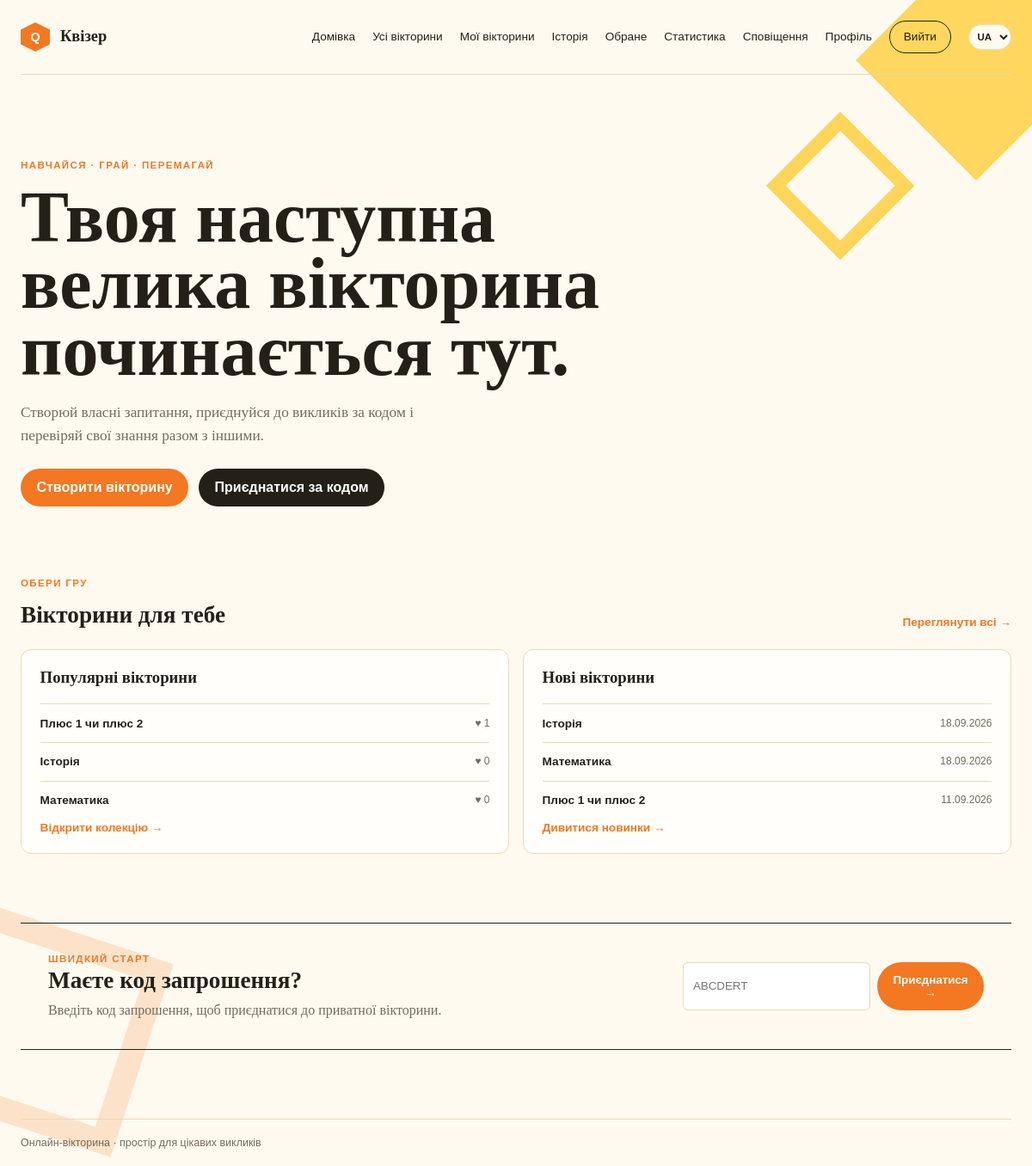
Screenshot of / (signed in) with the database file from the repository.
### quizzes/models.py (models this page shows, shortened)
class Quiz(models.Model):
    title = models.CharField(max_length=200)
    description = models.TextField(blank=True)
    category = models.ForeignKey(Category, null=True, blank=True, on_delete=models.SET_NULL, related_name='quizzes', verbose_name=_('Category'))
    shuffle_answers = models.BooleanField(_('Shuffle answers'), default=True)
    shuffle_questions = models.BooleanField(_('Shuffle questions'), default=False)
    announced = models.BooleanField(default=False, editable=False)
    owner = models.ForeignKey(
        settings.AUTH_USER_MODEL,
        on_delete=models.CASCADE,
        related_name='owned_quizzes',
    )
    invite_code = models.CharField(max_length=8, unique=True, editable=False)
    is_published = models.BooleanField(default=False)
    is_private = models.BooleanField(default=False)
    created_at = models.DateTimeField(auto_now_add=True)
    updated_at = models.DateTimeField(auto_now=True)
    class Meta:
        ordering = ('-created_at',)
        verbose_name = _('Quiz')
        verbose_name_plural = _('Quizzes')

### main/views.py (the view)
# urls.py: path('', home_view, name='home'),
def home_view(request):
    popular_quizzes = Quiz.objects.filter(is_published=True, is_private=False).order_by('-likes__created_at', '-created_at').distinct()[:3]
    new_quizzes = Quiz.objects.filter(is_published=True, is_private=False).order_by('-created_at')[:3]
    return render(request, 'main/home.html', {'popular_quizzes': popular_quizzes, 'new_quizzes': new_quizzes})

### quizzes/context_processors.py (called while the page is built)
def notification_count(request):
    if not request.user.is_authenticated:
        return {}
    return {'unread_notifications': request.user.notifications.filter(
        is_read=False, quiz__is_published=True, quiz__is_private=False).count()}

### main/templates/main/home.html (shortened to what this page needs)
{% extends 'login/base.html' %}
{% load i18n %}
{% block content %}
<section class="hero">
    <p class="eyebrow">{% trans 'Learn · play · win' %}</p>
    <h1>{% trans 'Your next great quiz starts here.' %}</h1>
    <p class="hero-copy">{% trans 'Create your own questions, join challenges with a code and test your knowledge with others.' %}</p>
    <div class="links">
        {% if user.is_authenticated %}
            <a class="button" href="{% url 'quiz_create' %}">{% trans 'Create a quiz' %}</a>
            <a class="button secondary" href="#join-quiz">{% trans 'Join with a code' %}</a>
        {% else %}
            <a class="button" href="{% url 'register' %}">{% trans 'Create an account' %}</a>
            <a class="button secondary" href="{% url 'login' %}">{% trans 'Log in' %}</a>
        {% endif %}
    </div>
</section>
<section class="quiz-sections" aria-label="{% trans 'Quizzes' %}">
    <div class="section-heading">
        <div>
            <p class="eyebrow">{% trans 'Choose your game' %}</p>
            <h2>{% trans 'Quizzes for you' %}</h2>
        </div>
        <a class="text-link" href="{% url 'quiz_list' %}">{% trans 'View all →' %}</a>
    </div>
    <div class="home-quiz-columns">
        <div class="home-quiz-column">
            <h3>{% trans 'Popular quizzes' %}</h3>
            {% for quiz in popular_quizzes %}
                <a class="home-quiz-card" href="{% url 'quiz_detail' quiz.pk %}"><strong>{{ quiz.title }}</strong><span>♥ {{ quiz.likes.count }}</span></a>
            {% empty %}<p>{% trans 'No popular quizzes yet.' %}</p>{% endfor %}
            <a class="text-link" href="{% url 'quiz_list' %}">{% trans 'Open collection →' %}</a>
        </div>
        <div class="home-quiz-column">
            <h3>{% trans 'New quizzes' %}</h3>
            {% for quiz in new_quizzes %}
                <a class="home-quiz-card" href="{% url 'quiz_detail' quiz.pk %}"><strong>{{ quiz.title }}</strong><span>{{ quiz.created_at|date:'d.m.Y' }}</span></a>
            {% empty %}<p>{% trans 'No new quizzes yet.' %}</p>{% endfor %}
            <a class="text-link" href="{% url 'quiz_list' %}">{% trans "See what's new →" %}</a>
        </div>
    </div>
</section>
<section class="action-strip" id="join-quiz">
    <div>
        <p class="eyebrow">{% trans 'Quick start' %}</p>
        <h2>{% trans 'Have an invitation code?' %}</h2>
        <p>{% trans 'Enter the invite code to join a private quiz.' %}</p>
    </div>
    <form class="invite-form" method="post" action="{% url 'quiz_join' %}">
        <input name="invite_code" maxlength="8" placeholder="ABCDERT" required>
        <button type="submit">{% trans 'Join' %} →</button>
    </form>
</section>
{% endblock %}

### login/templates/login/base.html (style rules this page uses)
:root { --ink: #242018; --muted: #746b5b; --paper: #fffaf0; --cream: #fff4d6; --yellow: #ffc928; --orange: #f47721; --line: #ead9b5; font-family: Georgia, 'Times New Roman', serif; color: var(--ink); background: var(--paper); }
* { box-sizing: border-box; }
body { margin: 0; min-width: 320px; min-height: 100vh; overflow-x: hidden; }
body::before, body::after { content: ''; position: fixed; z-index: -1; pointer-events: none; }
body::before { width: 280px; height: 280px; top: -70px; right: -75px; background: var(--yellow); clip-path: polygon(50% 0, 100% 50%, 50% 100%, 0 50%); opacity: .72; }
body::after { width: 180px; height: 180px; bottom: 3%; left: -65px; border: 28px solid var(--orange); transform: rotate(18deg); opacity: .18; }
a { color: inherit; }
.hero { position: relative; padding: 3rem 0 5rem; }
.hero::after { content: ''; position: absolute; width: 90px; height: 90px; top: 20px; right: 12%; border: 16px solid var(--yellow); transform: rotate(45deg); opacity: .75; }
.eyebrow { margin-bottom: .8rem; color: var(--orange); font-family: Arial, sans-serif; font-size: .72rem; font-weight: bold; letter-spacing: .12em; text-transform: uppercase; }
.hero-copy { max-width: 520px; font-size: 1.08rem; }
.section-heading { display: flex; align-items: end; justify-content: space-between; gap: 2rem; margin-bottom: 1.5rem; }
.section-heading h2 { margin-bottom: 0; }
.text-link, .quiz-placeholder a { color: var(--orange); font-family: Arial, sans-serif; font-size: .85rem; font-weight: bold; text-decoration: none; }
.action-strip { display: flex; align-items: center; justify-content: space-between; gap: 2rem; margin-top: 5rem; padding: 2rem; border-top: 1px solid var(--ink); border-bottom: 1px solid var(--ink); }
.action-strip h2 { margin-bottom: .4rem; }
.action-strip p { margin-bottom: 0; }
.home-quiz-columns { display: grid; grid-template-columns: repeat(2, minmax(0, 1fr)); gap: 1rem; }
.home-quiz-column { padding: 1.35rem; border: 1px solid var(--line); border-radius: 12px; background: rgb(255 255 255 / 72%); }
.home-quiz-column h3 { margin-top: 0; }
.home-quiz-card { display: flex; justify-content: space-between; gap: 1rem; padding: .9rem 0; border-top: 1px solid var(--line); text-decoration: none; font-family: Arial, sans-serif; font-size: .85rem; }
.home-quiz-card span, .card-stats { color: var(--muted); font-size: .75rem; }
.invite-form { display: flex; min-width: 290px; gap: .5rem; }
.invite-form input { min-width: 0; }
h1, h2, p { margin-top: 0; }
h1 { max-width: 680px; margin-bottom: 1.25rem; font-size: clamp(3rem, 7vw, 6.5rem); line-height: .92; letter-spacing: 0; }
h2 { font-size: 1.7rem; }
p { color: var(--muted); line-height: 1.6; }
input { box-sizing: border-box; width: 100%; padding: .7rem; border: 1px solid var(--line); border-radius: 6px; background: white; }
button, .button { display: inline-block; border: 0; border-radius: 999px; padding: .8rem 1.15rem; background: var(--orange); color: white; font-family: Arial, sans-serif; font-weight: bold; text-decoration: none; cursor: pointer; }
.secondary { background: var(--ink); }
.links { display: flex; gap: .75rem; flex-wrap: wrap; margin-top: 1.5rem; }

### rows the page displays
Quiz: title "Плюс 1 чи плюс 2", likes.count "1", created_at "11.09.2026"
Quiz: title "Історія", likes.count "0", created_at "18.09.2026"
Quiz: title "Математика", likes.count "0", created_at "18.09.2026"
